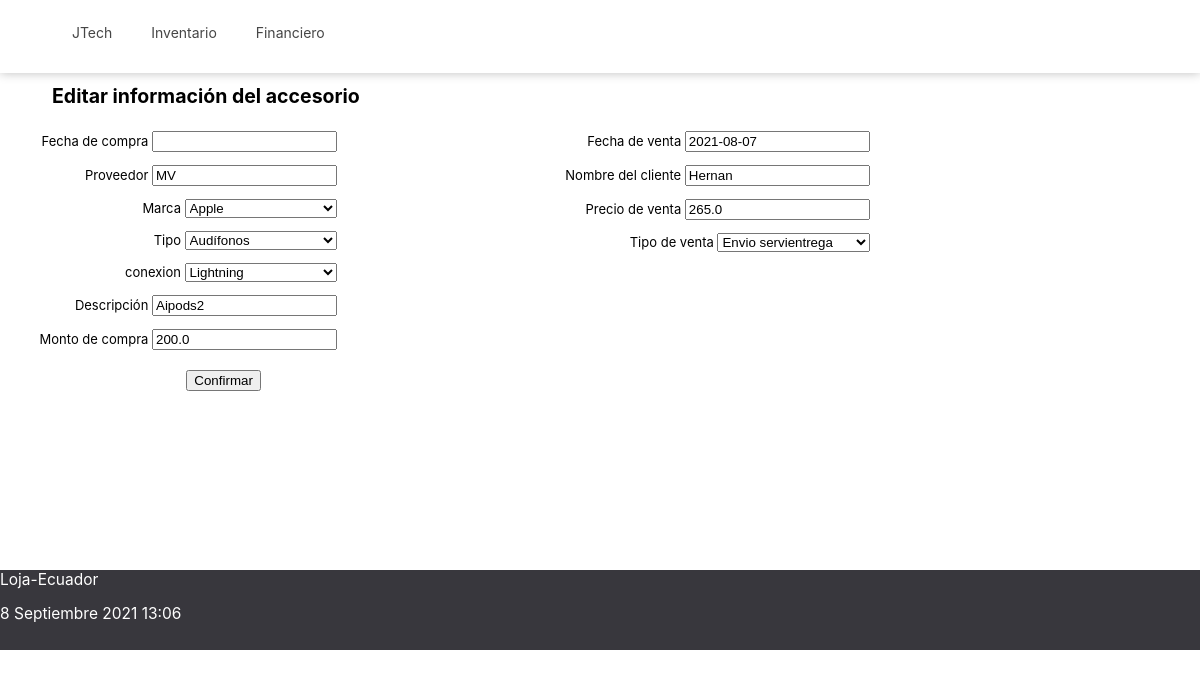
/editar-accesorio/3, run on the app's committed database.
### principal/models.py (models this page shows, shortened)
class Accesorio(models.Model):
      class Meta:
            ordering = ["marca", "tipo"]
            verbose_name_plural = "Accesorios"
      opciones_marca = ( ('Samsung', 'Samsung'), ('Apple', 'Apple'), )
      marca = models.CharField(max_length=15, choices=opciones_marca, default='Apple')
      opciones_tipo = ( ('Cargador', 'Cargador'), ('Cable', 'Cable'), ('Adaptador', 'Adaptador'), ('Audífonos', 'Audífonos'), ('Protector', 'Protector'), ('Mica', 'Mica'), ('Otro', 'Otro'), )
      tipo = models.CharField(max_length=15, choices=opciones_tipo, default='Cargador')
      opciones_conexion = ( ('Lightning', 'Lightning'), ('Tipo C', 'Tipo C'), ('Micro USB', 'Micro USB'), ('Inalámbrica', 'Inalámbrica'), ('Normal', 'Normal'), ('Otra', 'Otra'), )
      conexion = models.CharField(max_length=15, choices=opciones_conexion, default='Lightning')
      descripcion = models.CharField(max_length=50, default="")
      fecha_compra = models.DateField(blank=True, null=True)
      fecha_venta = models.DateField(default=datetime.date.today())
      proveedor = models.CharField(max_length=50, blank=True, null=True)
      cliente = models.CharField(max_length=50, blank=True, null=True)
      monto_compra = models.FloatField(null=True)
      monto_venta = models.FloatField(blank=True, null=True)
      opciones_entrega = ( ('Entregado', 'Entregado'), ('Envio servientrega', 'Envio servientrega'), ('Envio cooperativa','Envio cooperativa') )
      entrega = models.CharField(max_length=20, choices=opciones_entrega, default='Entregado', null=True, blank=True)
      monederos = models.ManyToManyField('Monedero', through='Transaccion')

### principal/views.py (the view)
# urls.py: path('editar-accesorio/<int:id>', editar_accesorio, name='editar_accesorio'),
def editar_accesorio(request, id):
    accesorio = Accesorio.objects.get(pk=id)
    if request.method=='POST':
        form = FormAccesorio(request.POST, instance=accesorio)
        if form.is_valid():
                form.save()
                return redirect(index)
    else:
        form = FormAccesorio(instance=accesorio)
    titulo = "Editar información del accesorio"
    informacion = {'form':form, 'titulo':titulo}
    return render(request, 'forms/form-accesorios.html',  informacion)

### principal/forms.py
class FormAccesorio(ModelForm):
      class Meta:
            model = Accesorio
            fields = ['tipo', 'marca', 'conexion', 'fecha_compra', 'monto_compra', 'proveedor',
                      'fecha_venta', 'monto_venta' ,'cliente', 'descripcion',
                      'entrega' ]

### principal/templates/forms/form-accesorios.html (shortened to what this page needs)
{% extends "main.html" %}
{% block content %}
<div id="inicio">
      <h2>{{titulo}}</h2>
      <form action="" method="post">
            <div class="formLocation">
                  <div class="contenidoForm">
                        <label for="{{ form.fecha_compra.id_for_label }}">Fecha de compra</label>
                        {{ form.fecha_compra }}
                  </div>
                  <div class="contenidoForm">
                        <label for="{{ form.proveedor.id_for_label }}">Proveedor</label>
                        {{ form.proveedor }}
                  </div>
                  <div class="contenidoForm">
                        <label for="{{ form.marca.id_for_label }}">Marca</label>
                        {{ form.marca }}
                  </div>
                  <div class="contenidoForm">
                        <label for="{{ form.tipo.id_for_label }}">Tipo</label>
                        {{ form.tipo }}
                  </div>
                  <div class="contenidoForm">
                        <label for="{{ form.conexion.id_for_label }}">conexion</label>
                        {{ form.conexion }}
                  </div>
                  <div class="contenidoForm">
                        <label for="{{ form.descripcion.id_for_label }}">Descripción</label>
                        {{ form.descripcion }}
                  </div>
                  <div class="contenidoForm">
                        <label for="{{ form.monto_compra.id_for_label }}">Monto de compra</label>
                        {{ form.monto_compra }}
                  </div>
            </div>
            <div class="formLocation">
                  <div class="">
                        <div class="contenidoForm">
                              <label for="{{ form.fecha_venta.id_for_label }}">Fecha de venta</label>
                              {{ form.fecha_venta }}
                        </div>
                        <div class="contenidoForm">
                              <label for="{{ form.cliente.id_for_label }}">Nombre del cliente</label>
                              {{ form.cliente }}
                        </div>
                        <div class="contenidoForm">
                              <label for="{{ form.monto_venta.id_for_label }}">Precio de venta</label>
                              {{ form.monto_venta }}
                        </div>
                        <div class="contenidoForm">
                              <label for="{{ form.entrega.id_for_label }}">Tipo de venta</label>
                              {{ form.entrega }}
                        </div>
                  </div>
            </div>
            <button type='submit'>Confirmar</button>
      </form>
</div>
{% endblock %}

### principal/static/css/styles.css (style rules this page uses)
body { margin: 0; width: 100%; font-family: -apple-system,BlinkMacSystemFont,"Segoe UI",Roboto,"Helvetica Neue",Arial,"Noto Sans",sans-serif,"Apple Color Emoji","Segoe UI Emoji","Segoe UI Symbol","Noto Color Emoji"; font-size: 14px; }
#inicio { width: 98%; margin-left: 1em; margin-right: 1em; margin-top: 7%; font-size: 13px; min-height: 470px; }
.contenidoForm { padding: 0.5em; width: 60%; text-align: right; }
h2 { margin-left: 2em; }
button { margin-top: 1em; margin-left: 13em; }
.contenidoForm label { width: 10%; text-align: left; }
.contenidoForm select { width: 48%; }
.formLocation { width: 45%; display: inline-block; vertical-align: top; }

### data on the page
Accesorio: proveedor "MV", marca "Apple", tipo "Audífonos", conexion "Lightning", descripcion "Aipods2", monto_compra "200.0", fecha_venta "2021-08-07", cliente "Hernan", monto_venta "265.0", entrega "Envio servientrega"

### other printed values
{{ titulo }} "Editar información del accesorio"
